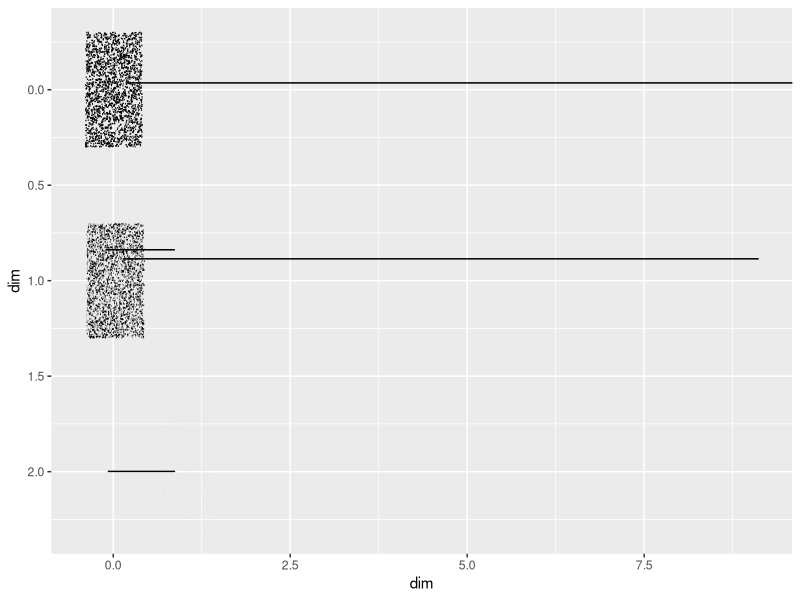

Write the R code that produced this figure.
library(tidyverse)

barcode <- read_delim("../filtration_C_barcode.txt", delim=' ',
                      col_names=c('dim', 'inf', 'sup'))
barcode

ggplot(barcode, aes(ymin=inf, ymax=sup, x=dim, y=dim)) +
    geom_linerange(position=position_jitter(.3)) +
    coord_flip() +
    scale_x_reverse()


